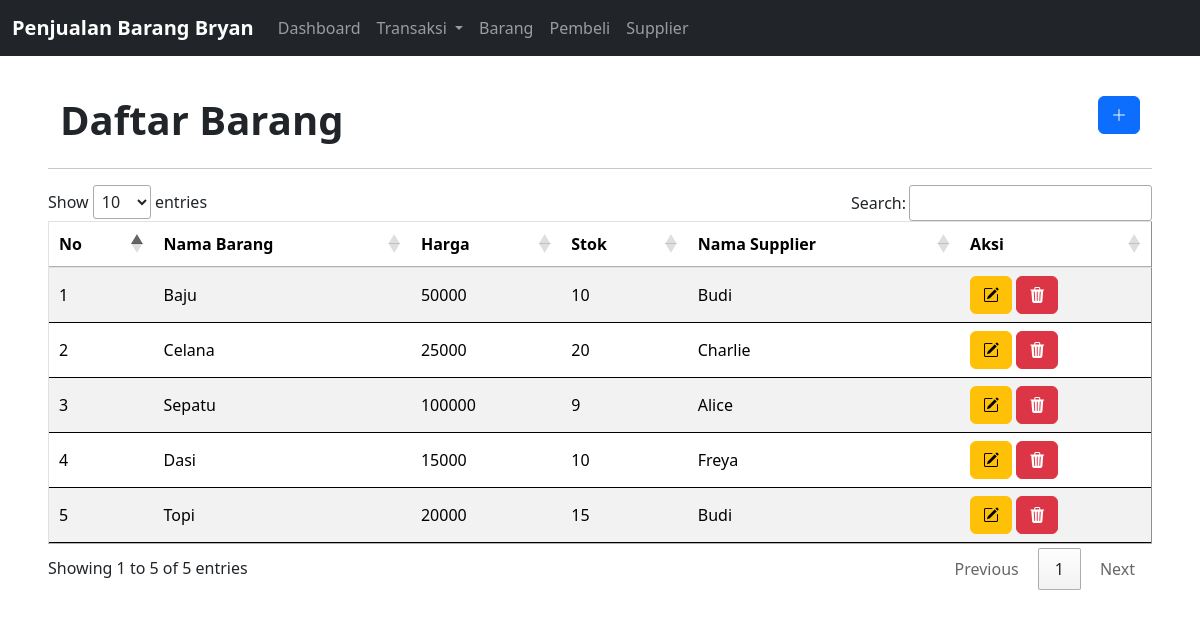
Screenshot of /barang.php with the database file from the repository.
### tables this page shows
CREATE TABLE `barang` (
  `id_barang` int(11) NOT NULL,
  `nama_barang` varchar(20) NOT NULL,
  `harga` int(11) NOT NULL,
  `stok` int(11) NOT NULL,
  `id_suplier` int(11) NOT NULL
);

CREATE TABLE `supplier` (
  `id_supplier` int(11) NOT NULL,
  `nama_supplier` varchar(30) NOT NULL,
  `no_telp` char(13) NOT NULL,
  `alamat` varchar(100) NOT NULL
);

### barang.php (the view, shortened to what this page needs)
<?php
require 'backend/function.php';
$i = 1;
$get = mysqli_query($con, "SELECT barang.*, supplier.*
FROM barang
LEFT JOIN supplier ON barang.id_suplier=supplier.id_supplier;");
?>
<!DOCTYPE html>
<html lang="en">
<head>
    <link href="https://cdn.jsdelivr.net/npm/bootstrap@5.3.2/dist/css/bootstrap.min.css" rel="stylesheet" />
    <link rel="stylesheet" href="https://cdn.jsdelivr.net/npm/bootstrap-icons@1.11.1/font/bootstrap-icons.css" />
    <link rel="stylesheet" href="https://cdn.datatables.net/1.13.6/css/jquery.dataTables.min.css" />
</head>
<body class="p-5">
    <?php
    include 'nav.php';
    ?>
    <div class="container-fluid mt-5">
        <div class="row">
            <div class="col-6">
            <h1 class="fw-bold">Daftar Barang</h1>
            </div>
            <div class="col-6">
            <button type="button" class="btn btn-primary float-end" data-bs-toggle="modal" data-bs-target="#Insert">
            <i class="bi bi-plus-lg"></i>
                  </button>
            </div>
        </div>
    </div>
    <hr>
    <table id="example" border="1" width="100%" class="table table-striped">
        <thead>
            <tr>
                <th>No</th>
                <th>Nama Barang</th>
                <th>Harga</th>
                <th>Stok</th>
                <th>Nama Supplier</th>
                <th>Aksi</th>
            </tr>
        </thead>
        <tbody>
            <?php
    while($b=mysqli_fetch_assoc($get)){
        $id_barang = $b['id_barang'];
        $nama_barang = $b['nama_barang'];
        $harga = $b['harga'];
        $stok = $b['stok'];
        $nama_supplier = $b['nama_supplier'];
            ?>
            <tr>
                <td><?= $i++?></td>
                <td><?= $nama_barang;?></td>
                <td><?= $harga;?></td>
                <td><?= $stok;?></td>
                <td><?= $nama_supplier;?></td>
                <td>
                <button type="button" class="btn btn-warning" data-bs-toggle="modal" data-bs-target="#Edit<?=$id_barang;?>">
                        <i class="bi bi-pencil-square"></i>
                      </button>
                      <button type="button" class="btn btn-danger" data-bs-toggle="modal" data-bs-target="#Delete<?=$id_barang;?>">
                        <i class="bi bi-trash3-fill"></i>
                </td>
            </tr>
            <?php }; ?>
        </tbody>
    </table>
</body>
</html>

### nav.php (shortened to what this page needs)
<nav class="navbar navbar-expand-lg navbar-dark bg-dark fixed-top">
  <div class="container-fluid">
    <a class="navbar-brand fw-bold" href="#">Penjualan Barang Bryan</a>
    <div class="collapse navbar-collapse" id="navbarSupportedContent">
      <ul class="navbar-nav me-auto mb-2 mb-lg-0">
        <li class="nav-item">
          <a class="nav-link" href="index.php">Dashboard</a>
        </li>
         <li class="nav-item dropdown">
          <a class="nav-link dropdown-toggle" href="#" role="button" data-bs-toggle="dropdown" aria-expanded="false">
            Transaksi
          </a>
        <li class="nav-item">
          <a class="nav-link" href="barang.php">Barang</a>
        </li>
        <li class="nav-item">
          <a class="nav-link" href="pembeli.php">Pembeli</a>
        </li>
        <li class="nav-item">
          <a class="nav-link" href="supplier.php">Supplier</a>
        </li>
      </ul>
    </div>
  </div>
</nav>

### rows the page displays
barang: nama_barang "Baju", harga "50000", stok "10", id_suplier.nama_supplier "Budi"
barang: nama_barang "Celana", harga "25000", stok "20", id_suplier.nama_supplier "Charlie"
barang: nama_barang "Sepatu", harga "100000", stok "9", id_suplier.nama_supplier "Alice"
barang: nama_barang "Dasi", harga "15000", stok "10", id_suplier.nama_supplier "Freya"
barang: nama_barang "Topi", harga "20000", stok "15", id_suplier.nama_supplier "Budi"
